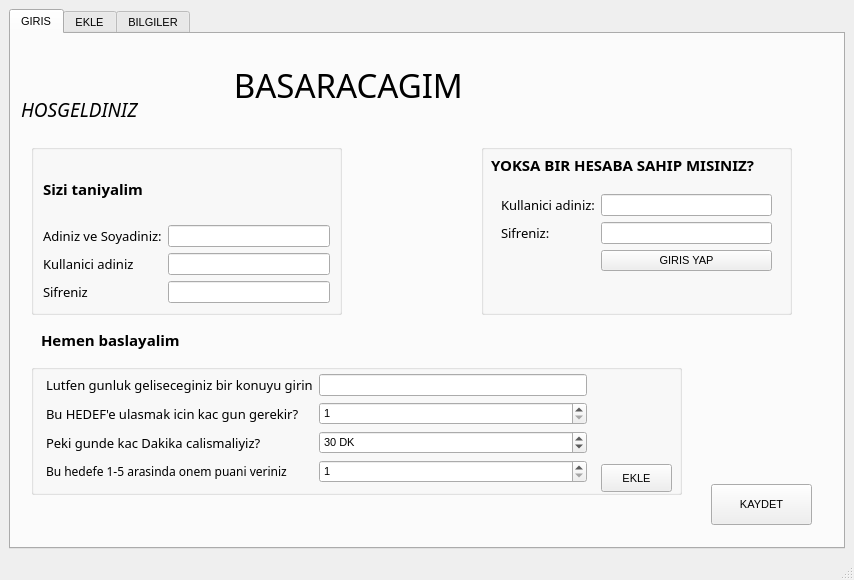
<?xml version="1.0" encoding="UTF-8"?>
<ui version="4.0">
 <class>MainWindow</class>
 <widget class="QMainWindow" name="MainWindow">
  <property name="geometry">
   <rect>
    <x>0</x>
    <y>0</y>
    <width>854</width>
    <height>580</height>
   </rect>
  </property>
  <property name="maximumSize">
   <size>
    <width>900</width>
    <height>600</height>
   </size>
  </property>
  <property name="windowTitle">
   <string>MainWindow</string>
  </property>
  <widget class="QWidget" name="centralwidget">
   <layout class="QGridLayout" name="gridLayout">
    <item row="0" column="0">
     <widget class="QTabWidget" name="tabWidget">
      <property name="enabled">
       <bool>true</bool>
      </property>
      <property name="minimumSize">
       <size>
        <width>450</width>
        <height>300</height>
       </size>
      </property>
      <property name="font">
       <font>
        <pointsize>8</pointsize>
       </font>
      </property>
      <property name="currentIndex">
       <number>0</number>
      </property>
      <property name="documentMode">
       <bool>false</bool>
      </property>
      <property name="tabBarAutoHide">
       <bool>false</bool>
      </property>
      <widget class="QWidget" name="GIRISs">
       <attribute name="title">
        <string>GIRIS</string>
       </attribute>
       <widget class="QLabel" name="label_10">
        <property name="geometry">
         <rect>
          <x>10</x>
          <y>230</y>
          <width>351</width>
          <height>21</height>
         </rect>
        </property>
        <property name="font">
         <font>
          <family>MS Gothic</family>
          <pointsize>11</pointsize>
         </font>
        </property>
        <property name="text">
         <string/>
        </property>
       </widget>
       <widget class="QGroupBox" name="groupBox">
        <property name="geometry">
         <rect>
          <x>20</x>
          <y>110</y>
          <width>311</width>
          <height>171</height>
         </rect>
        </property>
        <property name="title">
         <string/>
        </property>
        <layout class="QVBoxLayout" name="verticalLayout_2">
         <item>
          <widget class="QLabel" name="label_5">
           <property name="font">
            <font>
             <family>MS Gothic</family>
             <pointsize>11</pointsize>
             <weight>75</weight>
             <italic>false</italic>
             <bold>true</bold>
            </font>
           </property>
           <property name="text">
            <string>Sizi taniyalim</string>
           </property>
          </widget>
         </item>
         <item>
          <layout class="QFormLayout" name="formLayout_2">
           <item row="0" column="0">
            <widget class="QLabel" name="label_6">
             <property name="font">
              <font>
               <family>Malgun Gothic Semilight</family>
               <pointsize>10</pointsize>
               <weight>50</weight>
               <bold>false</bold>
              </font>
             </property>
             <property name="text">
              <string>Adiniz ve Soyadiniz:</string>
             </property>
            </widget>
           </item>
           <item row="0" column="1">
            <widget class="QLineEdit" name="lneKayitAdSoyad">
             <property name="inputMask">
              <string/>
             </property>
             <property name="maxLength">
              <number>30</number>
             </property>
            </widget>
           </item>
           <item row="1" column="0">
            <widget class="QLabel" name="label_7">
             <property name="font">
              <font>
               <family>Malgun Gothic Semilight</family>
               <pointsize>10</pointsize>
               <weight>50</weight>
               <bold>false</bold>
              </font>
             </property>
             <property name="text">
              <string>Kullanici adiniz</string>
             </property>
            </widget>
           </item>
           <item row="1" column="1">
            <widget class="QLineEdit" name="lneKayitKullaniciAdi">
             <property name="maxLength">
              <number>20</number>
             </property>
            </widget>
           </item>
           <item row="2" column="0">
            <widget class="QLabel" name="label_8">
             <property name="font">
              <font>
               <family>Malgun Gothic Semilight</family>
               <pointsize>10</pointsize>
               <weight>50</weight>
               <bold>false</bold>
              </font>
             </property>
             <property name="text">
              <string>Sifreniz</string>
             </property>
            </widget>
           </item>
           <item row="2" column="1">
            <widget class="QLineEdit" name="lneKayitSifre">
             <property name="maxLength">
              <number>10</number>
             </property>
             <property name="echoMode">
              <enum>QLineEdit::Password</enum>
             </property>
            </widget>
           </item>
          </layout>
         </item>
        </layout>
       </widget>
       <widget class="QLabel" name="label_11">
        <property name="geometry">
         <rect>
          <x>30</x>
          <y>290</y>
          <width>161</width>
          <height>31</height>
         </rect>
        </property>
        <property name="font">
         <font>
          <family>MS Gothic</family>
          <pointsize>11</pointsize>
          <weight>75</weight>
          <bold>true</bold>
         </font>
        </property>
        <property name="text">
         <string>Hemen baslayalim</string>
        </property>
       </widget>
       <widget class="QGroupBox" name="groupBox_2">
        <property name="geometry">
         <rect>
          <x>470</x>
          <y>110</y>
          <width>311</width>
          <height>171</height>
         </rect>
        </property>
        <property name="title">
         <string/>
        </property>
        <widget class="QWidget" name="formLayoutWidget">
         <property name="geometry">
          <rect>
           <x>20</x>
           <y>50</y>
           <width>271</width>
           <height>111</height>
          </rect>
         </property>
         <layout class="QFormLayout" name="formLayout">
          <item row="0" column="0">
           <widget class="QLabel" name="label">
            <property name="font">
             <font>
              <family>Malgun Gothic Semilight</family>
              <pointsize>10</pointsize>
             </font>
            </property>
            <property name="text">
             <string>Kullanici adiniz:</string>
            </property>
           </widget>
          </item>
          <item row="0" column="1">
           <widget class="QLineEdit" name="lneGirisKullaniciAdi">
            <property name="maxLength">
             <number>20</number>
            </property>
           </widget>
          </item>
          <item row="1" column="0">
           <widget class="QLabel" name="label_2">
            <property name="font">
             <font>
              <family>Malgun Gothic Semilight</family>
              <pointsize>10</pointsize>
             </font>
            </property>
            <property name="text">
             <string>Sifreniz:</string>
            </property>
           </widget>
          </item>
          <item row="1" column="1">
           <widget class="QLineEdit" name="lneGirisSifre">
            <property name="maxLength">
             <number>10</number>
            </property>
            <property name="echoMode">
             <enum>QLineEdit::Password</enum>
            </property>
           </widget>
          </item>
          <item row="2" column="1">
           <widget class="QPushButton" name="btnGirisYap">
            <property name="text">
             <string>GIRIS YAP</string>
            </property>
           </widget>
          </item>
         </layout>
        </widget>
        <widget class="QLabel" name="label_4">
         <property name="geometry">
          <rect>
           <x>10</x>
           <y>0</y>
           <width>281</width>
           <height>41</height>
          </rect>
         </property>
         <property name="font">
          <font>
           <family>MS Gothic</family>
           <pointsize>11</pointsize>
           <weight>75</weight>
           <bold>true</bold>
          </font>
         </property>
         <property name="text">
          <string>YOKSA BIR HESABA SAHIP MISINIZ?</string>
         </property>
        </widget>
       </widget>
       <widget class="QLabel" name="label_3">
        <property name="geometry">
         <rect>
          <x>10</x>
          <y>50</y>
          <width>161</width>
          <height>51</height>
         </rect>
        </property>
        <property name="font">
         <font>
          <family>Mongolian Baiti</family>
          <pointsize>14</pointsize>
          <weight>50</weight>
          <italic>true</italic>
          <bold>false</bold>
         </font>
        </property>
        <property name="text">
         <string>HOSGELDINIZ</string>
        </property>
       </widget>
       <widget class="QGroupBox" name="groupBox_3">
        <property name="geometry">
         <rect>
          <x>20</x>
          <y>330</y>
          <width>651</width>
          <height>131</height>
         </rect>
        </property>
        <property name="title">
         <string/>
        </property>
        <widget class="QPushButton" name="btnEkle">
         <property name="geometry">
          <rect>
           <x>570</x>
           <y>100</y>
           <width>71</width>
           <height>28</height>
          </rect>
         </property>
         <property name="text">
          <string>EKLE</string>
         </property>
        </widget>
        <widget class="QWidget" name="formLayoutWidget_5">
         <property name="geometry">
          <rect>
           <x>15</x>
           <y>10</y>
           <width>541</width>
           <height>121</height>
          </rect>
         </property>
         <layout class="QFormLayout" name="formLayout_5">
          <item row="0" column="0">
           <widget class="QLabel" name="label_23">
            <property name="font">
             <font>
              <family>Malgun Gothic Semilight</family>
              <pointsize>10</pointsize>
             </font>
            </property>
            <property name="text">
             <string>Lutfen gunluk geliseceginiz bir konuyu girin</string>
            </property>
           </widget>
          </item>
          <item row="0" column="1">
           <widget class="QLineEdit" name="lneKonu"/>
          </item>
          <item row="1" column="0">
           <widget class="QLabel" name="label_25">
            <property name="font">
             <font>
              <family>Malgun Gothic Semilight</family>
              <pointsize>10</pointsize>
             </font>
            </property>
            <property name="text">
             <string>Bu HEDEF'e ulasmak icin kac gun gerekir?</string>
            </property>
           </widget>
          </item>
          <item row="1" column="1">
           <widget class="QSpinBox" name="spnGunlukHedef">
            <property name="minimum">
             <number>1</number>
            </property>
           </widget>
          </item>
          <item row="2" column="0">
           <widget class="QLabel" name="label_26">
            <property name="font">
             <font>
              <family>Malgun Gothic Semilight</family>
              <pointsize>10</pointsize>
             </font>
            </property>
            <property name="text">
             <string>Peki gunde kac Dakika calismaliyiz?</string>
            </property>
           </widget>
          </item>
          <item row="2" column="1">
           <widget class="QSpinBox" name="spnGunlukDK">
            <property name="specialValueText">
             <string/>
            </property>
            <property name="suffix">
             <string> DK</string>
            </property>
            <property name="maximum">
             <number>500</number>
            </property>
            <property name="singleStep">
             <number>2</number>
            </property>
            <property name="value">
             <number>30</number>
            </property>
           </widget>
          </item>
          <item row="3" column="0">
           <widget class="QLabel" name="label_27">
            <property name="font">
             <font>
              <family>Malgun Gothic Semilight</family>
              <pointsize>9</pointsize>
             </font>
            </property>
            <property name="text">
             <string>Bu hedefe 1-5 arasinda onem puani veriniz</string>
            </property>
           </widget>
          </item>
          <item row="3" column="1">
           <widget class="QSpinBox" name="spnOnemPuan">
            <property name="minimum">
             <number>1</number>
            </property>
            <property name="maximum">
             <number>5</number>
            </property>
           </widget>
          </item>
         </layout>
        </widget>
       </widget>
       <widget class="QLabel" name="label_24">
        <property name="geometry">
         <rect>
          <x>180</x>
          <y>20</y>
          <width>411</width>
          <height>61</height>
         </rect>
        </property>
        <property name="font">
         <font>
          <family>Ink Free</family>
          <pointsize>25</pointsize>
         </font>
        </property>
        <property name="text">
         <string>     BASARACAGIM</string>
        </property>
       </widget>
       <widget class="QPushButton" name="btnKaydet">
        <property name="geometry">
         <rect>
          <x>700</x>
          <y>450</y>
          <width>101</width>
          <height>41</height>
         </rect>
        </property>
        <property name="text">
         <string>KAYDET</string>
        </property>
       </widget>
      </widget>
      <widget class="QWidget" name="ekleme">
       <property name="enabled">
        <bool>false</bool>
       </property>
       <attribute name="title">
        <string>EKLE</string>
       </attribute>
       <widget class="QLabel" name="label_9">
        <property name="geometry">
         <rect>
          <x>10</x>
          <y>10</y>
          <width>271</width>
          <height>51</height>
         </rect>
        </property>
        <property name="font">
         <font>
          <family>MingLiU-ExtB</family>
          <pointsize>18</pointsize>
          <kerning>true</kerning>
         </font>
        </property>
        <property name="text">
         <string>Bugun ne yaptim?</string>
        </property>
       </widget>
       <widget class="QComboBox" name="cmbKonular">
        <property name="geometry">
         <rect>
          <x>310</x>
          <y>10</y>
          <width>231</width>
          <height>51</height>
         </rect>
        </property>
        <property name="editable">
         <bool>false</bool>
        </property>
        <property name="currentText">
         <string/>
        </property>
        <property name="currentIndex">
         <number>-1</number>
        </property>
        <property name="maxVisibleItems">
         <number>20</number>
        </property>
        <item>
         <property name="text">
          <string>ingilizce </string>
         </property>
        </item>
       </widget>
       <widget class="QCheckBox" name="chkIlgilenmedim">
        <property name="geometry">
         <rect>
          <x>580</x>
          <y>20</y>
          <width>211</width>
          <height>41</height>
         </rect>
        </property>
        <property name="font">
         <font>
          <family>Candara Light</family>
          <pointsize>9</pointsize>
          <weight>50</weight>
          <bold>false</bold>
         </font>
        </property>
        <property name="text">
         <string>Bu Konuyla ilgilenemedim:((</string>
        </property>
       </widget>
       <widget class="QPushButton" name="btnKaydet_2">
        <property name="geometry">
         <rect>
          <x>650</x>
          <y>170</y>
          <width>101</width>
          <height>41</height>
         </rect>
        </property>
        <property name="text">
         <string>KAYDET</string>
        </property>
       </widget>
       <widget class="QWidget" name="formLayoutWidget_3">
        <property name="geometry">
         <rect>
          <x>30</x>
          <y>80</y>
          <width>565</width>
          <height>131</height>
         </rect>
        </property>
        <layout class="QFormLayout" name="formLayout_8">
         <item row="1" column="0" colspan="2">
          <layout class="QHBoxLayout" name="horizontalLayout_4">
           <item>
            <widget class="QLabel" name="label_28">
             <property name="font">
              <font>
               <family>Malgun Gothic Semilight</family>
               <pointsize>10</pointsize>
              </font>
             </property>
             <property name="text">
              <string>Sence ne kadar verimli id i? [1-5]</string>
             </property>
            </widget>
           </item>
           <item>
            <widget class="QSpinBox" name="spnGunlukDK_2">
             <property name="specialValueText">
              <string/>
             </property>
             <property name="suffix">
              <string> DK</string>
             </property>
             <property name="maximum">
              <number>500</number>
             </property>
             <property name="singleStep">
              <number>2</number>
             </property>
             <property name="value">
              <number>30</number>
             </property>
            </widget>
           </item>
          </layout>
         </item>
         <item row="2" column="0" colspan="2">
          <layout class="QHBoxLayout" name="horizontalLayout_5">
           <item>
            <widget class="QLabel" name="label_40">
             <property name="font">
              <font>
               <family>Malgun Gothic Semilight</family>
               <pointsize>10</pointsize>
              </font>
             </property>
             <property name="text">
              <string>Yarin ne kadar calisacagiz?</string>
             </property>
            </widget>
           </item>
           <item>
            <widget class="QSpinBox" name="spnYarinHedef">
             <property name="specialValueText">
              <string/>
             </property>
             <property name="suffix">
              <string> DK</string>
             </property>
             <property name="maximum">
              <number>500</number>
             </property>
             <property name="singleStep">
              <number>2</number>
             </property>
             <property name="value">
              <number>30</number>
             </property>
            </widget>
           </item>
          </layout>
         </item>
         <item row="0" column="0">
          <widget class="QLabel" name="label_42">
           <property name="font">
            <font>
             <family>Malgun Gothic Semilight</family>
             <pointsize>10</pointsize>
            </font>
           </property>
           <property name="text">
            <string>Bugun kac Dakika calistik?</string>
           </property>
          </widget>
         </item>
         <item row="0" column="1">
          <widget class="QSpinBox" name="spnGunlukDK_7">
           <property name="specialValueText">
            <string/>
           </property>
           <property name="suffix">
            <string> DK</string>
           </property>
           <property name="maximum">
            <number>500</number>
           </property>
           <property name="singleStep">
            <number>2</number>
           </property>
           <property name="value">
            <number>30</number>
           </property>
          </widget>
         </item>
        </layout>
       </widget>
       <widget class="Line" name="line">
        <property name="geometry">
         <rect>
          <x>10</x>
          <y>230</y>
          <width>811</width>
          <height>20</height>
         </rect>
        </property>
        <property name="orientation">
         <enum>Qt::Horizontal</enum>
        </property>
       </widget>
       <widget class="QLabel" name="label_41">
        <property name="geometry">
         <rect>
          <x>10</x>
          <y>240</y>
          <width>201</width>
          <height>51</height>
         </rect>
        </property>
        <property name="font">
         <font>
          <family>MingLiU-ExtB</family>
          <pointsize>18</pointsize>
          <kerning>true</kerning>
         </font>
        </property>
        <property name="text">
         <string>Sonuclar :))</string>
        </property>
       </widget>
       <widget class="QPushButton" name="btnBitir">
        <property name="geometry">
         <rect>
          <x>720</x>
          <y>480</y>
          <width>101</width>
          <height>41</height>
         </rect>
        </property>
        <property name="text">
         <string>BITIR [X]</string>
        </property>
       </widget>
       <widget class="QPushButton" name="btnBilgiler">
        <property name="geometry">
         <rect>
          <x>590</x>
          <y>480</y>
          <width>101</width>
          <height>41</height>
         </rect>
        </property>
        <property name="text">
         <string>BILGILER</string>
        </property>
       </widget>
       <widget class="QLabel" name="lbBaslikKonu">
        <property name="geometry">
         <rect>
          <x>280</x>
          <y>240</y>
          <width>151</width>
          <height>51</height>
         </rect>
        </property>
        <property name="font">
         <font>
          <family>MingLiU-ExtB</family>
          <pointsize>15</pointsize>
          <italic>true</italic>
          <kerning>true</kerning>
         </font>
        </property>
        <property name="text">
         <string>konu</string>
        </property>
       </widget>
       <widget class="QProgressBar" name="progKalan">
        <property name="geometry">
         <rect>
          <x>20</x>
          <y>440</y>
          <width>291</width>
          <height>71</height>
         </rect>
        </property>
        <property name="value">
         <number>0</number>
        </property>
        <property name="orientation">
         <enum>Qt::Horizontal</enum>
        </property>
       </widget>
       <widget class="QLabel" name="lbGrafik">
        <property name="geometry">
         <rect>
          <x>420</x>
          <y>250</y>
          <width>391</width>
          <height>221</height>
         </rect>
        </property>
        <property name="text">
         <string>grafik or ozlusoz</string>
        </property>
       </widget>
       <widget class="QWidget" name="layoutWidget">
        <property name="geometry">
         <rect>
          <x>20</x>
          <y>290</y>
          <width>356</width>
          <height>141</height>
         </rect>
        </property>
        <layout class="QVBoxLayout" name="verticalLayout">
         <item>
          <widget class="QLabel" name="lbToplamHedef">
           <property name="font">
            <font>
             <family>MS Serif</family>
             <pointsize>11</pointsize>
            </font>
           </property>
           <property name="text">
            <string>Toplam hedefimiz ... GUN</string>
           </property>
          </widget>
         </item>
         <item>
          <widget class="QLabel" name="lbKalanGun">
           <property name="font">
            <font>
             <family>MS Serif</family>
             <pointsize>11</pointsize>
            </font>
           </property>
           <property name="text">
            <string>Hedefe ulasmaya ... gun kaldi</string>
           </property>
          </widget>
         </item>
         <item>
          <widget class="QLabel" name="lbKalanDK">
           <property name="font">
            <font>
             <family>MS Serif</family>
             <pointsize>10</pointsize>
             <weight>75</weight>
             <bold>true</bold>
            </font>
           </property>
           <property name="text">
            <string>Hedefe ulasmak icin ... dakika daha calisacagiz</string>
           </property>
          </widget>
         </item>
         <item>
          <widget class="QLabel" name="lbGununPuani">
           <property name="font">
            <font>
             <family>8514oem</family>
             <weight>75</weight>
             <bold>true</bold>
            </font>
           </property>
           <property name="text">
            <string>GUNUN PUANI:        </string>
           </property>
          </widget>
         </item>
        </layout>
       </widget>
      </widget>
      <widget class="QWidget" name="BILGILER">
       <attribute name="title">
        <string>BILGILER</string>
       </attribute>
       <widget class="QWidget" name="formLayoutWidget_2">
        <property name="geometry">
         <rect>
          <x>10</x>
          <y>10</y>
          <width>361</width>
          <height>143</height>
         </rect>
        </property>
        <layout class="QFormLayout" name="formLayout_3">
         <item row="0" column="0">
          <widget class="QLabel" name="label_12">
           <property name="font">
            <font>
             <pointsize>10</pointsize>
            </font>
           </property>
           <property name="text">
            <string>ISIM VE SOYISIM:</string>
           </property>
          </widget>
         </item>
         <item row="1" column="0">
          <widget class="QLabel" name="label_13">
           <property name="font">
            <font>
             <pointsize>10</pointsize>
            </font>
           </property>
           <property name="text">
            <string>KULLANICI ADI</string>
           </property>
          </widget>
         </item>
         <item row="2" column="0">
          <widget class="QLabel" name="label_14">
           <property name="font">
            <font>
             <pointsize>10</pointsize>
            </font>
           </property>
           <property name="text">
            <string>SIFRE</string>
           </property>
          </widget>
         </item>
         <item row="3" column="0">
          <widget class="QLabel" name="label_15">
           <property name="font">
            <font>
             <pointsize>10</pointsize>
            </font>
           </property>
           <property name="text">
            <string>TOPLAM PUAN</string>
           </property>
          </widget>
         </item>
         <item row="0" column="1">
          <widget class="QLabel" name="lbBilgiIsim">
           <property name="font">
            <font>
             <family>Georgia</family>
             <pointsize>14</pointsize>
            </font>
           </property>
           <property name="text">
            <string>alperen celik</string>
           </property>
          </widget>
         </item>
         <item row="1" column="1">
          <widget class="QLabel" name="lbBilgiKullanici">
           <property name="font">
            <font>
             <family>Georgia</family>
             <pointsize>14</pointsize>
            </font>
           </property>
           <property name="text">
            <string>alperen celik</string>
           </property>
          </widget>
         </item>
         <item row="2" column="1">
          <widget class="QLabel" name="lbBilgiSifre">
           <property name="font">
            <font>
             <family>Georgia</family>
             <pointsize>14</pointsize>
            </font>
           </property>
           <property name="text">
            <string>alperen celik</string>
           </property>
          </widget>
         </item>
         <item row="3" column="1">
          <widget class="QLabel" name="lbBilgiToplamPuan">
           <property name="font">
            <font>
             <family>Georgia</family>
             <pointsize>14</pointsize>
            </font>
           </property>
           <property name="text">
            <string/>
           </property>
          </widget>
         </item>
        </layout>
       </widget>
       <widget class="QTableWidget" name="tbwTamamlananlar">
        <property name="geometry">
         <rect>
          <x>0</x>
          <y>420</y>
          <width>821</width>
          <height>91</height>
         </rect>
        </property>
        <column>
         <property name="text">
          <string>HEDEF</string>
         </property>
        </column>
        <column>
         <property name="text">
          <string>KAC GUN</string>
         </property>
        </column>
        <column>
         <property name="text">
          <string>TOPLAM DAKIKA</string>
         </property>
        </column>
        <column>
         <property name="text">
          <string>BITIRME TARIHI</string>
         </property>
        </column>
        <column>
         <property name="text">
          <string>ILK KAYIT</string>
         </property>
        </column>
       </widget>
       <widget class="QLabel" name="label_16">
        <property name="geometry">
         <rect>
          <x>10</x>
          <y>230</y>
          <width>231</width>
          <height>31</height>
         </rect>
        </property>
        <property name="font">
         <font>
          <family>Microsoft Sans Serif</family>
          <pointsize>12</pointsize>
          <weight>75</weight>
          <bold>true</bold>
         </font>
        </property>
        <property name="text">
         <string>HEDEFLER TABLOSU</string>
        </property>
       </widget>
       <widget class="QLabel" name="label_17">
        <property name="geometry">
         <rect>
          <x>0</x>
          <y>380</y>
          <width>311</width>
          <height>41</height>
         </rect>
        </property>
        <property name="font">
         <font>
          <family>Microsoft Sans Serif</family>
          <pointsize>12</pointsize>
          <weight>75</weight>
          <bold>true</bold>
         </font>
        </property>
        <property name="text">
         <string>TAMAMLANANLAR TABLOSU</string>
        </property>
       </widget>
       <widget class="QPushButton" name="btnCikis">
        <property name="geometry">
         <rect>
          <x>260</x>
          <y>170</y>
          <width>91</width>
          <height>31</height>
         </rect>
        </property>
        <property name="text">
         <string>CIKIS</string>
        </property>
       </widget>
       <widget class="QWidget" name="formLayoutWidget_6">
        <property name="geometry">
         <rect>
          <x>380</x>
          <y>50</y>
          <width>441</width>
          <height>168</height>
         </rect>
        </property>
        <layout class="QFormLayout" name="formLayout_6">
         <item row="0" column="0">
          <widget class="QLabel" name="label_29">
           <property name="font">
            <font>
             <family>Malgun Gothic Semilight</family>
             <pointsize>10</pointsize>
            </font>
           </property>
           <property name="text">
            <string>Lutfen gunluk geliseceginiz bir konuyu girin</string>
           </property>
          </widget>
         </item>
         <item row="0" column="1">
          <widget class="QLineEdit" name="lneBilgiKonu"/>
         </item>
         <item row="1" column="0">
          <widget class="QLabel" name="label_30">
           <property name="font">
            <font>
             <family>Malgun Gothic Semilight</family>
             <pointsize>10</pointsize>
            </font>
           </property>
           <property name="text">
            <string>Bu HEDEF'e ulasmak icin kac gun gerekir?</string>
           </property>
          </widget>
         </item>
         <item row="1" column="1">
          <widget class="QSpinBox" name="spnBilgiGunlukHedef">
           <property name="minimum">
            <number>1</number>
           </property>
          </widget>
         </item>
         <item row="2" column="0">
          <widget class="QLabel" name="label_31">
           <property name="font">
            <font>
             <family>Malgun Gothic Semilight</family>
             <pointsize>10</pointsize>
            </font>
           </property>
           <property name="text">
            <string>Peki gunde kac Dakika calismaliyiz?</string>
           </property>
          </widget>
         </item>
         <item row="2" column="1">
          <widget class="QSpinBox" name="spnBilgiGunlukDK">
           <property name="specialValueText">
            <string/>
           </property>
           <property name="suffix">
            <string> DK</string>
           </property>
           <property name="maximum">
            <number>500</number>
           </property>
           <property name="singleStep">
            <number>2</number>
           </property>
           <property name="value">
            <number>30</number>
           </property>
          </widget>
         </item>
         <item row="3" column="0">
          <widget class="QLabel" name="label_32">
           <property name="font">
            <font>
             <family>Malgun Gothic Semilight</family>
             <pointsize>9</pointsize>
            </font>
           </property>
           <property name="text">
            <string>Bu hedefe 1-5 arasinda onem puani veriniz</string>
           </property>
          </widget>
         </item>
         <item row="3" column="1">
          <widget class="QSpinBox" name="spnBilgiOnemPuan">
           <property name="enabled">
            <bool>true</bool>
           </property>
           <property name="minimum">
            <number>1</number>
           </property>
           <property name="maximum">
            <number>5</number>
           </property>
          </widget>
         </item>
         <item row="4" column="1">
          <widget class="QPushButton" name="btnBilgiEkle">
           <property name="text">
            <string>EKLE</string>
           </property>
          </widget>
         </item>
        </layout>
       </widget>
       <widget class="QLabel" name="label_18">
        <property name="geometry">
         <rect>
          <x>380</x>
          <y>0</y>
          <width>231</width>
          <height>31</height>
         </rect>
        </property>
        <property name="font">
         <font>
          <family>Modern</family>
          <pointsize>14</pointsize>
          <weight>75</weight>
          <bold>true</bold>
         </font>
        </property>
        <property name="text">
         <string>Yeni Hedef ekle</string>
        </property>
       </widget>
       <widget class="QTableWidget" name="tableWidget">
        <property name="geometry">
         <rect>
          <x>0</x>
          <y>260</y>
          <width>821</width>
          <height>131</height>
         </rect>
        </property>
        <property name="rowCount">
         <number>4</number>
        </property>
        <property name="columnCount">
         <number>10</number>
        </property>
        <row/>
        <row/>
        <row/>
        <row/>
        <column/>
        <column/>
        <column/>
        <column/>
        <column/>
        <column/>
        <column/>
        <column/>
        <column/>
        <column/>
       </widget>
      </widget>
     </widget>
    </item>
   </layout>
  </widget>
  <widget class="QStatusBar" name="statusbar"/>
 </widget>
 <resources/>
 <connections/>
</ui>
